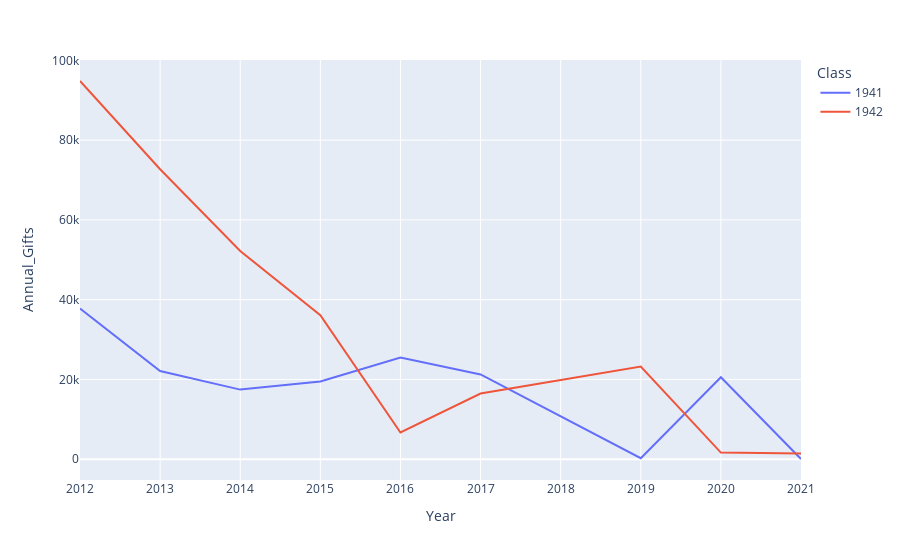

Notebook cell for this chart:
### Code cell
# plot a line chart of classYear = "1941" and classYear = "1942"
classYear = "1941"
classYear2 = "1942"
fig = px.line(df[(df['Class'] == classYear) | (df['Class'] == classYear2)], x="Year", y="Annual_Gifts", color="Class")
fig.show()

### Figure 1 — Plotly figure (JSON) as saved in the notebook; plotly's stock layout.template omitted (floating-point values rounded to 4 significant figures)
{"data": [{"hovertemplate": "Class=1941<br>Year=%{x}<br>Annual_Gifts=%{y}<extra></extra>", "legendgroup": "1941", "line": {"color": "#636efa", "dash": "solid"}, "marker": {"symbol": "circle"}, "mode": "lines", "name": "1941", "orientation": "v", "showlegend": true, "type": "scatter", "x": [2021, 2020, 2019, 2017, 2016, 2015, 2014, 2013, 2012], "xaxis": "x", "y": [50, 20550, 250, 21251, 25465, 19507, 17451, 22097, 37774], "yaxis": "y"}, {"hovertemplate": "Class=1942<br>Year=%{x}<br>Annual_Gifts=%{y}<extra></extra>", "legendgroup": "1942", "line": {"color": "#EF553B", "dash": "solid"}, "marker": {"symbol": "circle"}, "mode": "lines", "name": "1942", "orientation": "v", "showlegend": true, "type": "scatter", "x": [2021, 2020, 2019, 2017, 2016, 2015, 2014, 2013, 2012], "xaxis": "x", "y": [1410, 1650, 23220, 16470, 6705, 36100, 52210, 72715, 94827], "yaxis": "y"}], "layout": {"legend": {"title": {"text": "Class"}, "tracegroupgap": 0}, "margin": {"t": 60}, "xaxis": {"anchor": "y", "domain": [0, 1], "title": {"text": "Year"}}, "yaxis": {"anchor": "x", "domain": [0, 1], "title": {"text": "Annual_Gifts"}}}}
